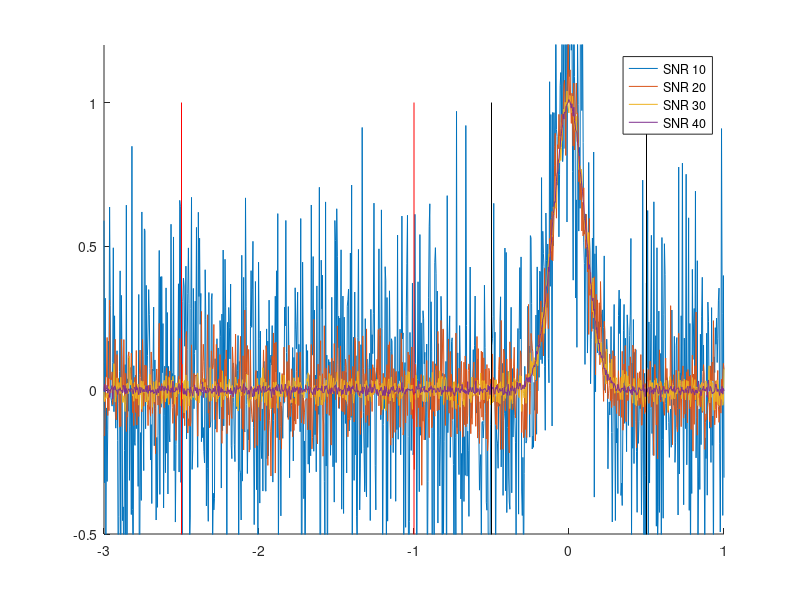

This figure's MATLAB source:
close all;
clear all;
clc;

npts=1000;
snr=[10,20,30,40];
t=linspace(-3,1,npts);
y=gaussmf(t,[0.1,0]);

z=zeros(4,length(y));

for i=1:4
    z(i,:)=awgn(y,snr(i));
end

figure;
hold on;
plot(t,z(1,:),t,z(2,:),t,z(3,:),t,z(4,:));
ylim([-0.5,1.2]);

% Signal window.
line([-0.5 -0.5],[-1 1],'color','k');
line([0.5 0.5],[-1 1],'color','k');

% Noise window.
line([-2.5 -2.5],[-1 1],'color','r');
line([-1 -1],[-1 1],'color','r');

legend('SNR 10','SNR 20','SNR 30','SNR 40');

fp=fopen('snr_envelope_infile','w');
for j=1:1000
    fprintf(fp,'%.5e\t',t(j));
    for i=1:4
        fprintf(fp,'%.5e\t',z(i,j));
    end
    fprintf(fp,'\n');
end
fclose(fp);
